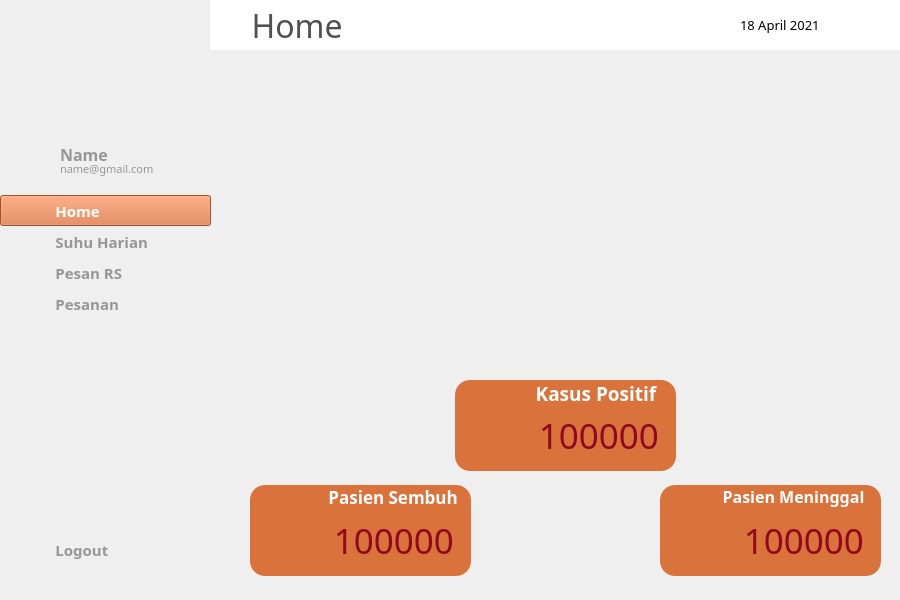
<?xml version="1.0" encoding="UTF-8"?>
<ui version="4.0">
 <class>MainWindow</class>
 <widget class="QMainWindow" name="MainWindow">
  <property name="geometry">
   <rect>
    <x>0</x>
    <y>0</y>
    <width>900</width>
    <height>600</height>
   </rect>
  </property>
  <property name="cursor">
   <cursorShape>ArrowCursor</cursorShape>
  </property>
  <property name="windowTitle">
   <string>MainWindow</string>
  </property>
  <widget class="QWidget" name="centralwidget">
   <widget class="QLabel" name="background">
    <property name="geometry">
     <rect>
      <x>0</x>
      <y>0</y>
      <width>900</width>
      <height>600</height>
     </rect>
    </property>
    <property name="text">
     <string/>
    </property>
    <property name="textFormat">
     <enum>Qt::PlainText</enum>
    </property>
    <property name="pixmap">
     <pixmap>../img/background.png</pixmap>
    </property>
    <property name="alignment">
     <set>Qt::AlignRight|Qt::AlignTrailing|Qt::AlignVCenter</set>
    </property>
   </widget>
   <widget class="QLabel" name="topbar">
    <property name="geometry">
     <rect>
      <x>210</x>
      <y>0</y>
      <width>691</width>
      <height>50</height>
     </rect>
    </property>
    <property name="font">
     <font>
      <family>Montserrat Medium</family>
      <pointsize>24</pointsize>
      <weight>50</weight>
      <bold>false</bold>
     </font>
    </property>
    <property name="styleSheet">
     <string notr="true">background-color: rgb(255, 255, 255);
color: rgb(80, 80, 80);</string>
    </property>
    <property name="text">
     <string>     Home</string>
    </property>
   </widget>
   <widget class="QLabel" name="icon_notif">
    <property name="geometry">
     <rect>
      <x>850</x>
      <y>15</y>
      <width>20</width>
      <height>20</height>
     </rect>
    </property>
    <property name="text">
     <string/>
    </property>
    <property name="pixmap">
     <pixmap>../img/notif.png</pixmap>
    </property>
    <property name="scaledContents">
     <bool>true</bool>
    </property>
   </widget>
   <widget class="QLabel" name="icon_calendar">
    <property name="geometry">
     <rect>
      <x>710</x>
      <y>15</y>
      <width>20</width>
      <height>20</height>
     </rect>
    </property>
    <property name="text">
     <string/>
    </property>
    <property name="pixmap">
     <pixmap>../img/cal.png</pixmap>
    </property>
    <property name="scaledContents">
     <bool>true</bool>
    </property>
   </widget>
   <widget class="QLabel" name="label_date">
    <property name="geometry">
     <rect>
      <x>740</x>
      <y>15</y>
      <width>101</width>
      <height>20</height>
     </rect>
    </property>
    <property name="font">
     <font>
      <family>Montserrat Medium</family>
      <pointsize>10</pointsize>
      <weight>50</weight>
      <bold>false</bold>
     </font>
    </property>
    <property name="text">
     <string>18 April 2021</string>
    </property>
   </widget>
   <widget class="QPushButton" name="button_home">
    <property name="geometry">
     <rect>
      <x>0</x>
      <y>195</y>
      <width>211</width>
      <height>31</height>
     </rect>
    </property>
    <property name="font">
     <font>
      <family>Montserrat SemiBold</family>
      <pointsize>11</pointsize>
      <weight>75</weight>
      <bold>true</bold>
     </font>
    </property>
    <property name="cursor">
     <cursorShape>PointingHandCursor</cursorShape>
    </property>
    <property name="layoutDirection">
     <enum>Qt::LeftToRight</enum>
    </property>
    <property name="autoFillBackground">
     <bool>false</bool>
    </property>
    <property name="styleSheet">
     <string notr="true">background-color: rgb(218, 114, 60);
color: rgb(255, 255, 255);
Text-align:left;</string>
    </property>
    <property name="text">
     <string>              Home</string>
    </property>
    <property name="flat">
     <bool>false</bool>
    </property>
   </widget>
   <widget class="QLabel" name="icon_home">
    <property name="geometry">
     <rect>
      <x>20</x>
      <y>200</y>
      <width>20</width>
      <height>20</height>
     </rect>
    </property>
    <property name="text">
     <string/>
    </property>
    <property name="pixmap">
     <pixmap>../img/home-white.png</pixmap>
    </property>
    <property name="scaledContents">
     <bool>true</bool>
    </property>
   </widget>
   <widget class="QPushButton" name="button_suhu">
    <property name="geometry">
     <rect>
      <x>0</x>
      <y>226</y>
      <width>211</width>
      <height>31</height>
     </rect>
    </property>
    <property name="font">
     <font>
      <family>Montserrat SemiBold</family>
      <pointsize>11</pointsize>
      <weight>75</weight>
      <bold>true</bold>
     </font>
    </property>
    <property name="cursor">
     <cursorShape>PointingHandCursor</cursorShape>
    </property>
    <property name="layoutDirection">
     <enum>Qt::LeftToRight</enum>
    </property>
    <property name="autoFillBackground">
     <bool>false</bool>
    </property>
    <property name="styleSheet">
     <string notr="true">Text-align:left;
background-color: rgb(251, 242, 215);
color: rgb(150, 150, 150);</string>
    </property>
    <property name="text">
     <string>              Suhu Harian</string>
    </property>
    <property name="flat">
     <bool>true</bool>
    </property>
   </widget>
   <widget class="QLabel" name="icon_suhu">
    <property name="geometry">
     <rect>
      <x>20</x>
      <y>233</y>
      <width>20</width>
      <height>20</height>
     </rect>
    </property>
    <property name="text">
     <string/>
    </property>
    <property name="pixmap">
     <pixmap>../img/termo-gray.png</pixmap>
    </property>
    <property name="scaledContents">
     <bool>true</bool>
    </property>
   </widget>
   <widget class="QLabel" name="icon_pesan">
    <property name="geometry">
     <rect>
      <x>20</x>
      <y>263</y>
      <width>20</width>
      <height>20</height>
     </rect>
    </property>
    <property name="text">
     <string/>
    </property>
    <property name="pixmap">
     <pixmap>../img/order-gray.png</pixmap>
    </property>
    <property name="scaledContents">
     <bool>true</bool>
    </property>
   </widget>
   <widget class="QPushButton" name="button_pesan">
    <property name="geometry">
     <rect>
      <x>0</x>
      <y>257</y>
      <width>211</width>
      <height>31</height>
     </rect>
    </property>
    <property name="font">
     <font>
      <family>Montserrat SemiBold</family>
      <pointsize>11</pointsize>
      <weight>75</weight>
      <bold>true</bold>
     </font>
    </property>
    <property name="cursor">
     <cursorShape>PointingHandCursor</cursorShape>
    </property>
    <property name="layoutDirection">
     <enum>Qt::LeftToRight</enum>
    </property>
    <property name="autoFillBackground">
     <bool>false</bool>
    </property>
    <property name="styleSheet">
     <string notr="true">Text-align:left;
background-color: rgb(251, 242, 215);
color: rgb(150, 150, 150);</string>
    </property>
    <property name="text">
     <string>              Pesan RS</string>
    </property>
    <property name="flat">
     <bool>true</bool>
    </property>
   </widget>
   <widget class="QLabel" name="icon_pesanan">
    <property name="geometry">
     <rect>
      <x>20</x>
      <y>294</y>
      <width>20</width>
      <height>20</height>
     </rect>
    </property>
    <property name="text">
     <string/>
    </property>
    <property name="pixmap">
     <pixmap>../img/pesanan-gray.png</pixmap>
    </property>
    <property name="scaledContents">
     <bool>true</bool>
    </property>
   </widget>
   <widget class="QPushButton" name="button_pesanan">
    <property name="geometry">
     <rect>
      <x>0</x>
      <y>288</y>
      <width>211</width>
      <height>31</height>
     </rect>
    </property>
    <property name="font">
     <font>
      <family>Montserrat SemiBold</family>
      <pointsize>11</pointsize>
      <weight>75</weight>
      <bold>true</bold>
     </font>
    </property>
    <property name="cursor">
     <cursorShape>PointingHandCursor</cursorShape>
    </property>
    <property name="layoutDirection">
     <enum>Qt::LeftToRight</enum>
    </property>
    <property name="autoFillBackground">
     <bool>false</bool>
    </property>
    <property name="styleSheet">
     <string notr="true">Text-align:left;
background-color: rgb(251, 242, 215);
color: rgb(150, 150, 150);</string>
    </property>
    <property name="text">
     <string>              Pesanan</string>
    </property>
    <property name="flat">
     <bool>true</bool>
    </property>
   </widget>
   <widget class="QPushButton" name="button_logout">
    <property name="geometry">
     <rect>
      <x>0</x>
      <y>534</y>
      <width>211</width>
      <height>31</height>
     </rect>
    </property>
    <property name="font">
     <font>
      <family>Montserrat SemiBold</family>
      <pointsize>11</pointsize>
      <weight>75</weight>
      <bold>true</bold>
     </font>
    </property>
    <property name="cursor">
     <cursorShape>PointingHandCursor</cursorShape>
    </property>
    <property name="layoutDirection">
     <enum>Qt::LeftToRight</enum>
    </property>
    <property name="autoFillBackground">
     <bool>false</bool>
    </property>
    <property name="styleSheet">
     <string notr="true">Text-align:left;
background-color: rgb(251, 242, 215);
color: rgb(150, 150, 150);</string>
    </property>
    <property name="text">
     <string>              Logout</string>
    </property>
    <property name="flat">
     <bool>true</bool>
    </property>
   </widget>
   <widget class="QLabel" name="icon_logout">
    <property name="geometry">
     <rect>
      <x>20</x>
      <y>540</y>
      <width>20</width>
      <height>20</height>
     </rect>
    </property>
    <property name="text">
     <string/>
    </property>
    <property name="pixmap">
     <pixmap>../img/power-gray.png</pixmap>
    </property>
    <property name="scaledContents">
     <bool>true</bool>
    </property>
   </widget>
   <widget class="QLabel" name="icon_avatar">
    <property name="geometry">
     <rect>
      <x>0</x>
      <y>140</y>
      <width>61</width>
      <height>41</height>
     </rect>
    </property>
    <property name="text">
     <string/>
    </property>
    <property name="pixmap">
     <pixmap>../img/avatar.png</pixmap>
    </property>
    <property name="scaledContents">
     <bool>true</bool>
    </property>
   </widget>
   <widget class="QLabel" name="label">
    <property name="geometry">
     <rect>
      <x>60</x>
      <y>146</y>
      <width>81</width>
      <height>16</height>
     </rect>
    </property>
    <property name="font">
     <font>
      <family>Montserrat SemiBold</family>
      <pointsize>12</pointsize>
      <weight>75</weight>
      <bold>true</bold>
     </font>
    </property>
    <property name="styleSheet">
     <string notr="true">color: rgb(150, 150, 150);</string>
    </property>
    <property name="text">
     <string>Name</string>
    </property>
   </widget>
   <widget class="QLabel" name="label_email">
    <property name="geometry">
     <rect>
      <x>60</x>
      <y>161</y>
      <width>131</width>
      <height>16</height>
     </rect>
    </property>
    <property name="font">
     <font>
      <family>Montserrat Medium</family>
      <pointsize>8</pointsize>
      <weight>50</weight>
      <bold>false</bold>
     </font>
    </property>
    <property name="styleSheet">
     <string notr="true">color: rgb(150, 150, 150);</string>
    </property>
    <property name="text">
     <string>name@gmail.com</string>
    </property>
   </widget>
   <widget class="QLabel" name="picture_graph">
    <property name="geometry">
     <rect>
      <x>280</x>
      <y>60</y>
      <width>571</width>
      <height>311</height>
     </rect>
    </property>
    <property name="text">
     <string/>
    </property>
    <property name="pixmap">
     <pixmap>../img/graph.png</pixmap>
    </property>
    <property name="scaledContents">
     <bool>true</bool>
    </property>
   </widget>
   <widget class="QLabel" name="box_positif">
    <property name="geometry">
     <rect>
      <x>455</x>
      <y>380</y>
      <width>221</width>
      <height>91</height>
     </rect>
    </property>
    <property name="font">
     <font>
      <family>Montserrat SemiBold</family>
      <pointsize>14</pointsize>
      <weight>75</weight>
      <bold>true</bold>
     </font>
    </property>
    <property name="styleSheet">
     <string notr="true">border-radius: 15px;
color: rgb(255, 255, 255);
background-color: rgb(218, 114, 60);</string>
    </property>
    <property name="text">
     <string>Kasus Positif    </string>
    </property>
    <property name="alignment">
     <set>Qt::AlignRight|Qt::AlignTop|Qt::AlignTrailing</set>
    </property>
   </widget>
   <widget class="QLabel" name="label_positif">
    <property name="geometry">
     <rect>
      <x>515</x>
      <y>415</y>
      <width>144</width>
      <height>41</height>
     </rect>
    </property>
    <property name="font">
     <font>
      <family>Montserrat ExtraBold</family>
      <pointsize>26</pointsize>
      <weight>50</weight>
      <bold>false</bold>
     </font>
    </property>
    <property name="styleSheet">
     <string notr="true">color: rgb(145, 9, 30);</string>
    </property>
    <property name="text">
     <string>100000</string>
    </property>
    <property name="alignment">
     <set>Qt::AlignRight|Qt::AlignTrailing|Qt::AlignVCenter</set>
    </property>
   </widget>
   <widget class="QLabel" name="icon_positif">
    <property name="geometry">
     <rect>
      <x>465</x>
      <y>413</y>
      <width>40</width>
      <height>40</height>
     </rect>
    </property>
    <property name="text">
     <string/>
    </property>
    <property name="pixmap">
     <pixmap>../img/plus-white.png</pixmap>
    </property>
    <property name="scaledContents">
     <bool>true</bool>
    </property>
   </widget>
   <widget class="QLabel" name="box_sembuh">
    <property name="geometry">
     <rect>
      <x>250</x>
      <y>485</y>
      <width>221</width>
      <height>91</height>
     </rect>
    </property>
    <property name="font">
     <font>
      <family>Montserrat SemiBold</family>
      <pointsize>13</pointsize>
      <weight>75</weight>
      <bold>true</bold>
     </font>
    </property>
    <property name="styleSheet">
     <string notr="true">border-radius: 15px;
color: rgb(255, 255, 255);
background-color: rgb(218, 114, 60);</string>
    </property>
    <property name="text">
     <string>Pasien Sembuh   </string>
    </property>
    <property name="alignment">
     <set>Qt::AlignRight|Qt::AlignTop|Qt::AlignTrailing</set>
    </property>
   </widget>
   <widget class="QLabel" name="icon_sembuh">
    <property name="geometry">
     <rect>
      <x>260</x>
      <y>517</y>
      <width>40</width>
      <height>40</height>
     </rect>
    </property>
    <property name="text">
     <string/>
    </property>
    <property name="pixmap">
     <pixmap>../img/healthy-white.png</pixmap>
    </property>
    <property name="scaledContents">
     <bool>true</bool>
    </property>
   </widget>
   <widget class="QLabel" name="label_sembuh">
    <property name="geometry">
     <rect>
      <x>310</x>
      <y>520</y>
      <width>144</width>
      <height>41</height>
     </rect>
    </property>
    <property name="font">
     <font>
      <family>Montserrat ExtraBold</family>
      <pointsize>26</pointsize>
      <weight>50</weight>
      <bold>false</bold>
     </font>
    </property>
    <property name="styleSheet">
     <string notr="true">color: rgb(145, 9, 30);</string>
    </property>
    <property name="text">
     <string>100000</string>
    </property>
    <property name="alignment">
     <set>Qt::AlignRight|Qt::AlignTrailing|Qt::AlignVCenter</set>
    </property>
   </widget>
   <widget class="QLabel" name="box_meninggal">
    <property name="geometry">
     <rect>
      <x>660</x>
      <y>485</y>
      <width>221</width>
      <height>91</height>
     </rect>
    </property>
    <property name="font">
     <font>
      <family>Montserrat SemiBold</family>
      <pointsize>12</pointsize>
      <weight>75</weight>
      <bold>true</bold>
     </font>
    </property>
    <property name="styleSheet">
     <string notr="true">border-radius: 15px;
color: rgb(255, 255, 255);
background-color: rgb(218, 114, 60);</string>
    </property>
    <property name="text">
     <string>Pasien Meninggal    </string>
    </property>
    <property name="alignment">
     <set>Qt::AlignRight|Qt::AlignTop|Qt::AlignTrailing</set>
    </property>
   </widget>
   <widget class="QLabel" name="icon_meninggal">
    <property name="geometry">
     <rect>
      <x>670</x>
      <y>517</y>
      <width>41</width>
      <height>41</height>
     </rect>
    </property>
    <property name="text">
     <string/>
    </property>
    <property name="pixmap">
     <pixmap>../img/dead-white.png</pixmap>
    </property>
    <property name="scaledContents">
     <bool>true</bool>
    </property>
   </widget>
   <widget class="QLabel" name="label_meninggal">
    <property name="geometry">
     <rect>
      <x>720</x>
      <y>520</y>
      <width>144</width>
      <height>41</height>
     </rect>
    </property>
    <property name="font">
     <font>
      <family>Montserrat ExtraBold</family>
      <pointsize>26</pointsize>
      <weight>50</weight>
      <bold>false</bold>
     </font>
    </property>
    <property name="styleSheet">
     <string notr="true">color: rgb(145, 9, 30);</string>
    </property>
    <property name="text">
     <string>100000</string>
    </property>
    <property name="alignment">
     <set>Qt::AlignRight|Qt::AlignTrailing|Qt::AlignVCenter</set>
    </property>
   </widget>
   <zorder>background</zorder>
   <zorder>topbar</zorder>
   <zorder>icon_notif</zorder>
   <zorder>icon_calendar</zorder>
   <zorder>label_date</zorder>
   <zorder>button_home</zorder>
   <zorder>icon_home</zorder>
   <zorder>button_suhu</zorder>
   <zorder>icon_suhu</zorder>
   <zorder>button_pesan</zorder>
   <zorder>icon_pesan</zorder>
   <zorder>button_pesanan</zorder>
   <zorder>icon_pesanan</zorder>
   <zorder>button_logout</zorder>
   <zorder>icon_logout</zorder>
   <zorder>icon_avatar</zorder>
   <zorder>label</zorder>
   <zorder>label_email</zorder>
   <zorder>picture_graph</zorder>
   <zorder>box_positif</zorder>
   <zorder>label_positif</zorder>
   <zorder>icon_positif</zorder>
   <zorder>box_sembuh</zorder>
   <zorder>icon_sembuh</zorder>
   <zorder>label_sembuh</zorder>
   <zorder>box_meninggal</zorder>
   <zorder>icon_meninggal</zorder>
   <zorder>label_meninggal</zorder>
  </widget>
 </widget>
 <resources/>
 <connections/>
</ui>
